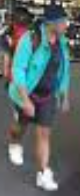
#> input picture 01.png, 80 x 196 px
$ python -i 2d_construction.py   (imports and definitions only)
#> lines starting #> are read from the running program, lines starting #| are printed output that depends on the picture; after the words box and inside, x2 and y2 are one past the last pixel; in counts of white or black regions, pixels touching at a corner belong together
import cv2
import numpy as np
import matplotlib.pyplot as plt
import os

def operation_on_depth_image(depth_image_path):
#> called with depth_image_path = '01.png'
    img = cv2.imread(depth_image_path, cv2.IMREAD_ANYDEPTH)
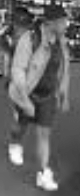
#> img: shape (196, 80); min 0, max 253, mean 103.5
    if img is None:
        print("Failed to load:", depth_image_path)
        return None
    image_normalized = cv2.normalize(img, None, 0, 255, cv2.NORM_MINMAX)
    depth_image_normalized = np.uint8(image_normalized)

    clahe = cv2.createCLAHE(clipLimit=1.0, tileGridSize=(8,8))
    depth_clahe = clahe.apply(depth_image_normalized)
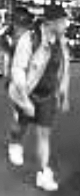
#> depth_clahe: shape (196, 80); min 1, max 255, mean 119.9

    kernel = np.array([[0,-1,0], [-1,5,-1], [0,-1,0]])
    sharpened = cv2.filter2D(depth_clahe, -1, kernel)
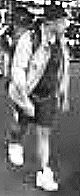
#> sharpened: shape (196, 80); min 0, max 255, mean 119.1
    edges = cv2.Canny(sharpened, 50, 150)
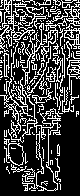
#> edges: shape (196, 80); 26.5% white in thin lines or dots
    contours, hierarchy = cv2.findContours(edges, cv2.RETR_EXTERNAL, cv2.CHAIN_APPROX_SIMPLE)
#> contours = 141 contours, 131 with area under 20; largest, box (x1, y1, x2, y2) and area: (0, 0, 45, 86) 476, (0, 77, 61, 191) 307, (41, 3, 80, 62) 294, (4, 138, 24, 166) 282, (13, 2, 47, 29) 124
    largest_contour = max(contours, key=cv2.contourArea)
#> largest_contour = contour of 372 points, box (x1, y1, x2, y2) (0, 0, 45, 86), area 476
    x, y, w, h = cv2.boundingRect(largest_contour)
#> x = 0; y = 0; w = 45; h = 86
    cropped = sharpened[y-3:y+h+3, x-3:x+w+3]
#> cropped = empty array
#> (the run stopped early here; a loop or call above may not have finished)

$ run again, on 02.png
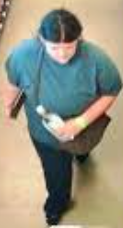
#> input picture 02.png, 123 x 228 px
#> in operation_on_depth_image, `edges = cv2.Canny(sharpened, 50, 150)`:
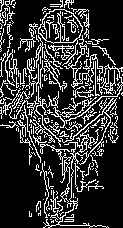
#> edges: shape (228, 123); 20.4% white in thin lines or dots
#> contours = 195 contours, 176 with area under 20; largest, box (x1, y1, x2, y2) and area: (38, 9, 83, 66) 1141, (43, 98, 117, 228) 293, (40, 144, 72, 208) 140, (33, 86, 61, 147) 90, (51, 64, 123, 128) 68
#> largest_contour = contour of 100 points, box (x1, y1, x2, y2) (38, 9, 83, 66), area 1141
#> x = 38; y = 9; w = 45; h = 57
#> in operation_on_depth_image, `resized = cv2.resize(cropped, (128, 128))`:
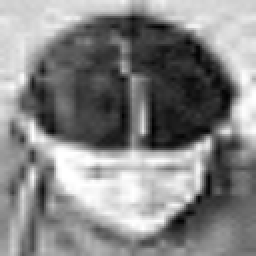
#> resized: shape (128, 128) (shown 2 times larger); min 1, max 255, mean 133

$ run again, on 03.png
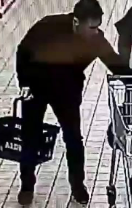
#> input picture 03.png, 132 x 208 px
#> in operation_on_depth_image, `edges = cv2.Canny(sharpened, 50, 150)`:
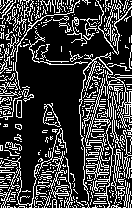
#> edges: shape (208, 132); 24.1% white in thin lines or dots
#> contours = 452 contours, 435 with area under 20; largest, box (x1, y1, x2, y2) and area: (79, 52, 132, 201) 300, (43, 103, 61, 127) 206, (96, 0, 132, 55) 185, (16, 100, 22, 118) 80, (86, 146, 110, 180) 75
#> largest_contour = contour of 452 points, box (x1, y1, x2, y2) (79, 52, 132, 201), area 300
#> x = 79; y = 52; w = 53; h = 149
#> in operation_on_depth_image, `resized = cv2.resize(cropped, (128, 128))`:
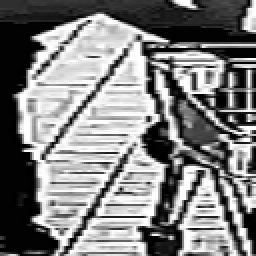
#> resized: shape (128, 128) (shown 2 times larger); min 0, max 255, mean 128.7

$ run again, on 04.png
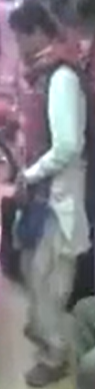
#> input picture 04.png, 95 x 389 px
#> in operation_on_depth_image, `sharpened = cv2.filter2D(depth_clahe, -1, kernel)`:
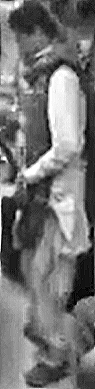
#> sharpened: shape (389, 95); min 0, max 255, mean 115.5
#> in operation_on_depth_image, `edges = cv2.Canny(sharpened, 50, 150)`:
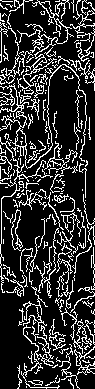
#> edges: shape (389, 95); 19.7% white in thin lines or dots
#> contours = 185 contours, 160 with area under 20; largest, box (x1, y1, x2, y2) and area: (0, 64, 87, 169) 272, (17, 0, 74, 91) 270, (21, 325, 60, 389) 110, (74, 346, 95, 375) 89, (73, 319, 92, 354) 70
#> largest_contour = contour of 540 points, box (x1, y1, x2, y2) (0, 64, 87, 169), area 272
#> x = 0; y = 64; w = 87; h = 105
#> cropped = empty array
